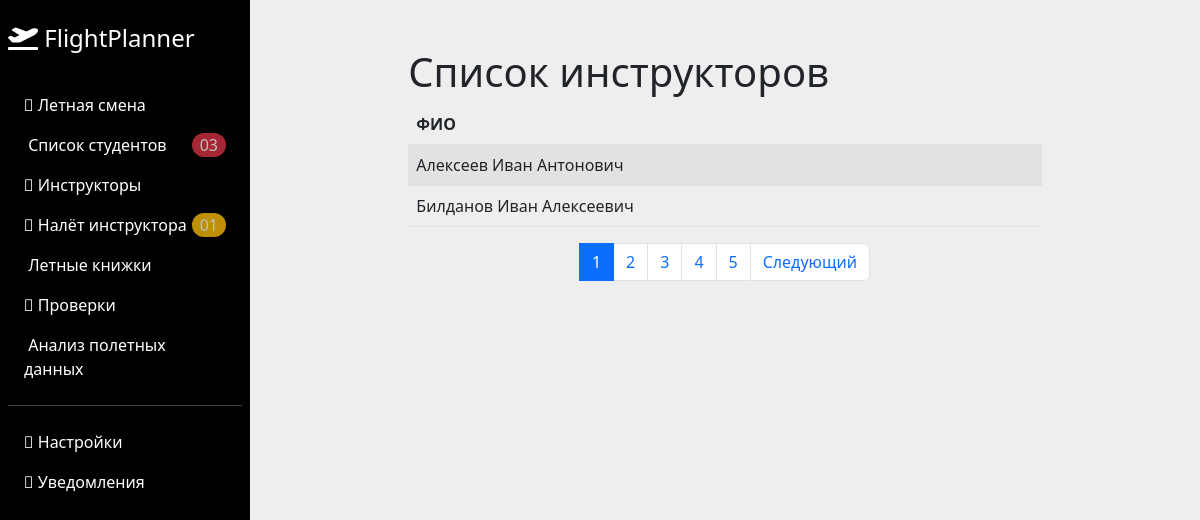
/instructor/list/ (signed in), run on the app's committed database.
### instructor/models.py (models this page shows, shortened)
class instructor(models.Model):
    instructor_name = models.CharField('ФИО', max_length=100)
    instructor_login = models.CharField('Логин', max_length=100)
    instructor_password = models.CharField('Пароль', max_length=100)
    instructor_flight_time = models.DurationField('Полетное время', default='0')
    aircraft_type = models.ForeignKey('instructor.aircraft_type', on_delete=models.CASCADE,
                              related_name='from_aircraft_set',
                              verbose_name='Тип ВС', default=1)
    instructor_type = models.ForeignKey('instructor.instructor_type', on_delete=models.CASCADE,
                                      related_name='from_instructor_type_set',
                                      verbose_name='Должность', default=1)
    list = models.ManyToManyField(student, verbose_name='Список студентов', related_name='stud_list', default='1')
    class Meta:
        verbose_name = 'Инструктор'
        verbose_name_plural = 'Инструктора'
        ordering = ['instructor_name']

### instructor/views.py (the view)
# urls.py: path('list/', list, name='list'),
@login_required
def list(request, pk=None):
    Instr = instructor.objects.all()
    lst = Paginator(Instr, 2)
    page_number = request.GET.get('page')
    page_obj = lst.get_page(page_number)
    context = {'page_obj': page_obj,}
    return render(request, 'instructor/list.html', context)

### instructor/templates/instructor/list.html (shortened to what this page needs)
{% extends 'base.html' %}
{% block content %}
<div class="mt-5">
    <h1 class="col-md-8 mx-auto">Список инструкторов</h1>
    <div class="col-md-8 mx-auto my-2">
        <table class="table table-striped">
            <thead class="">
            <tr>
                <th scope="col">ФИО</th>
            </tr>
            </thead>
            {% for instr in page_obj %}
            <tr>
                <td>
                    {{instr.instructor_name}}
                </td>
            </tr>
            {% endfor %}
        </table>
    </div>
    <nav class="col-md-8 mx-auto" aria-label="Page navigation">
        <ul class="pagination justify-content-center">
            {% for page in page_obj.paginator.page_range %}
            <li class="page-item {% if page == page_obj.number %} active  {% endif %}">
                <a class="page-link" href="?page={{page}}">{{page}}</a>
            </li>
            {% endfor %}
            {% if page_obj.has_next %}
            <li class="page-item">
                <a class="page-link" href="?page={{ page_obj.next_page_number }}">Следующий</a>
            </li>
            {% endif %}
        </ul>
    </nav>
</div>
{% endblock %}

### main/static/style.css (style rules this page uses)
body { background: #eee; }

### data on the page
instructor: instructor_name "Алексеев Иван Антонович"
instructor: instructor_name "Билданов Иван Алексеевич"

### other printed values
{{ page }} "1" "2" "3" "4" "5"
